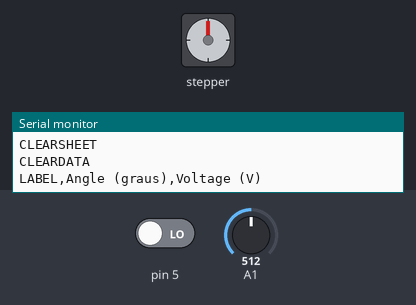
This sketch was run on a simulated Arduino Uno, built with avr-gcc and run on an emulated ATmega328P. Shown: stepper motor, the last lines printed to the serial monitor. Inputs (shaded band) come from the test bench; at power-on: pin 5 LOW, A1 = 512. Stepper angles assume 2048 steps per turn.

Above: at 1.2 s.
1.3 s: pin 5 driven HIGH
At 3.9 s:
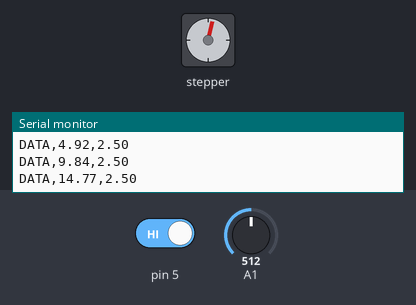
10.3 s: pin 5 driven LOW
At 10.3 s:
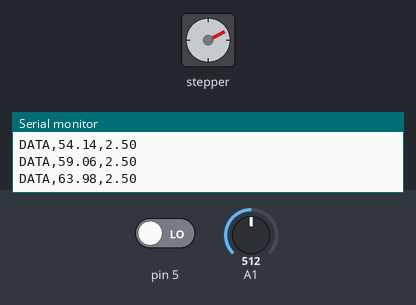
11.8 s: pin 5 driven HIGH
At 14.6 s:
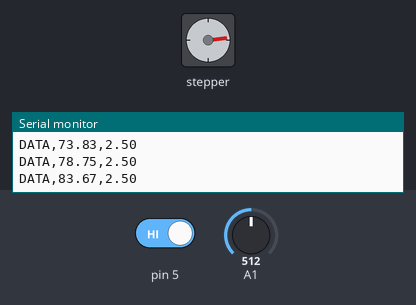
Timing chart, 0 to 27.1 s (numbered marks = the images above; inputs shaded):
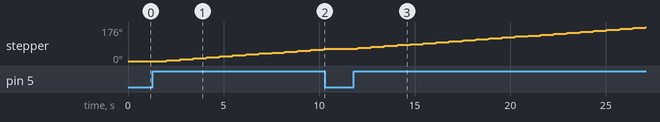

Measured:
- after the input at 10.3 s, stepper: stays 63° (without the input it goes to 65° after 0.59 s)

The sketch:

programa__o_final_Arduino.ino
```cpp
#include <Stepper.h>
const int stepsPerRevolution = 2048;
float dteta = 5.0;        // variação angular do motor em graus
int idtet = dteta;
float tetav = 0.;
float dtetav;
float passo;
int npassos;
int cont = 0;
int voltar;
int dig;
int button;
//Inicializa a biblioteca motor utilizando as portas de 8 a 11 para
//ligacao ao motor
Stepper myStepper(stepsPerRevolution, 8,10,9,11);
void setup()
{
//Determina a velocidade inicial do motor
    myStepper.setSpeed(10);
// Velocidade da porta serial --------------------------------------------------------
    Serial.begin(9600);
Serial.println("CLEARSHEET");     //Excel
Serial.println("CLEARDATA");       //Excel
Serial.println("LABEL,Angle (graus),Voltage (V)");      //Excel
button = LOW;
}

void loop()
{
do  {
button = digitalRead(5);
delay (100);
}  while (button != HIGH);
     if(button = HIGH)
     {
passo = 360./2048.;
npassos = (dteta/passo)+0.5;
dtetav = npassos*passo;   //  em graus

if(tetav != 0.)
{
// contador de ângulo -----------------------------------------------------------------
// Gira o motor no sentido horário
myStepper.step(npassos);
cont = cont + 1;
     }
     if(tetav <= 184.0)
     {
// leitura do sensor de luz ----------------------------------------------------------
     dig = 2;
     float sensorValue0 = analogRead(A1);
     float voltage0 = sensorValue0 * 5.0 / 1024.0;
     Serial.print("DATA,");         //Excel
     Serial.print(tetav);
     Serial.print(",");
     Serial.println(voltage0,dig);
     tetav = tetav + dtetav;       // em graus
     delay(500);
     }
  else
  {
    int npasstot = npassos*cont;

    for (voltar = npasstot; voltar >= 0; voltar -= 1)
    {
    myStepper.step(-1);
    delay(10);
    }
      tetav = 0.;
      cont = 0;
  }
     }

     button = digitalRead(5);
     //delay (300);

}
```
